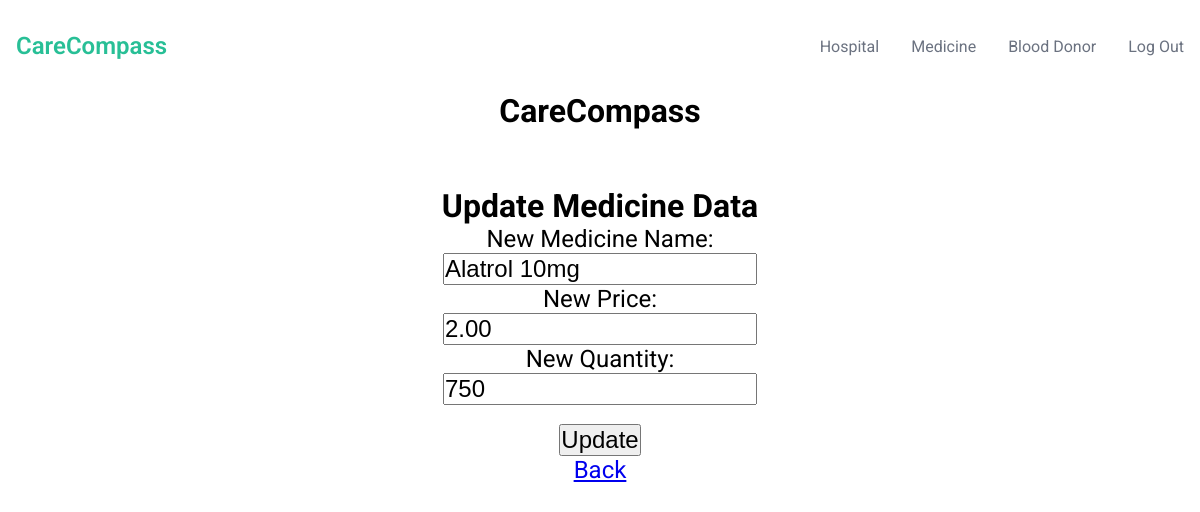
The app's page /medicine_update.php?medicine_id=10 with its own data.
### tables this page shows
CREATE TABLE IF NOT EXISTS `medicine` (
  `medicine_id` varchar(100) NOT NULL,
  `medicine_name` varchar(100) NOT NULL,
  `price` varchar(100) NOT NULL,
  `quantity` varchar(100) NOT NULL,
  PRIMARY KEY (`medicine_id`,`medicine_name`)
);

### medicine_update.php (the view, shortened to what this page needs)
<?php
include 'admin_header.php';
?>
<!DOCTYPE html>
<html lang="en">
<head>
    <link rel="stylesheet" href="./index.css">
</head>
<body class="bg-light" background="https://png.pngtree.com/background/20221202/original/pngtree-medical-healthcare-hospital-theme-background-picture-image_1978478.jpg">
    <center>
        <h1>CareCompass</h1><br><br><br>
        <div class="container">
            <h1>Update Medicine Data</h1>
            <?php
            include 'connection.php';
            if (isset($_GET['medicine_id'])) {
                $id = $_GET['medicine_id'];
                $sql = "SELECT * FROM medicine WHERE medicine_id = $id";
                $result = $conn->query($sql);
                if ($result->num_rows > 0) {
                    $row = $result->fetch_assoc();
                    $previous_medicine_name = $row['medicine_name'];
                    $previous_price = $row['price'];
                    $previous_quantity = $row['quantity'];
                } else {
                    echo "Medicine not found.";
                    exit;
                }
            } else {
                echo "Medicine ID not provided.";
                exit;
            }
            ?>
            <form action="<?php echo htmlspecialchars($_SERVER["PHP_SELF"]) . '?medicine_id=' . $id; ?>" method="post">
                <label for="medicine_name" style="font-size: 24px;">New Medicine Name:</label><br>
                <input type="text" id="medicine_name" name="medicine_name" style="font-size: 24px;" value="<?php echo $previous_medicine_name; ?>" required><br>
                <label for="price" style="font-size: 24px;">New Price:</label><br>
                <input type="text" id="price" name="price" style="font-size: 24px;" value="<?php echo $previous_price; ?>" required><br>
                <label for="quantity" style="font-size: 24px;">New Quantity:</label><br>
                <input type="number" id="quantity" name="quantity" style="font-size: 24px;" value="<?php echo $previous_quantity; ?>" required><br><br>
                <input type="submit" value="Update" style="font-size: 24px;"><br>
                <a href="medicine_admin.php" style="font-size: 24px;">Back</a>
            </form>
        </div>
    </center>
</body>
</html>

### style.css (style rules this page uses)
:root { --primary-color: #28bf96; --primary-color-dark: #209677; --text-dark: #111827; --text-light: #6b7280; --white: #ffffff; }
* { padding: 0; margin: 0; box-sizing: border-box; }
body { font-family: "Roboto", sans-serif; }
.container { max-width: 1200px; margin: auto; min-height: 100vh; display: flex; flex-direction: column; }

### index.css (style rules this page uses)
:root { --primary-color: #28bf96; --primary-color-dark: #209677; --text-dark: #111827; --text-light: #6b7280; --white: #ffffff; }
* { padding: 0; margin: 0; box-sizing: border-box; }
body { font-family: "Roboto", sans-serif; }
.container { max-width: 1200px; margin: auto; min-height: 100vh; display: flex; flex-direction: column; }

### records on screen
medicine: medicine_name "Alatrol 10mg", price "2.00", quantity "750"
